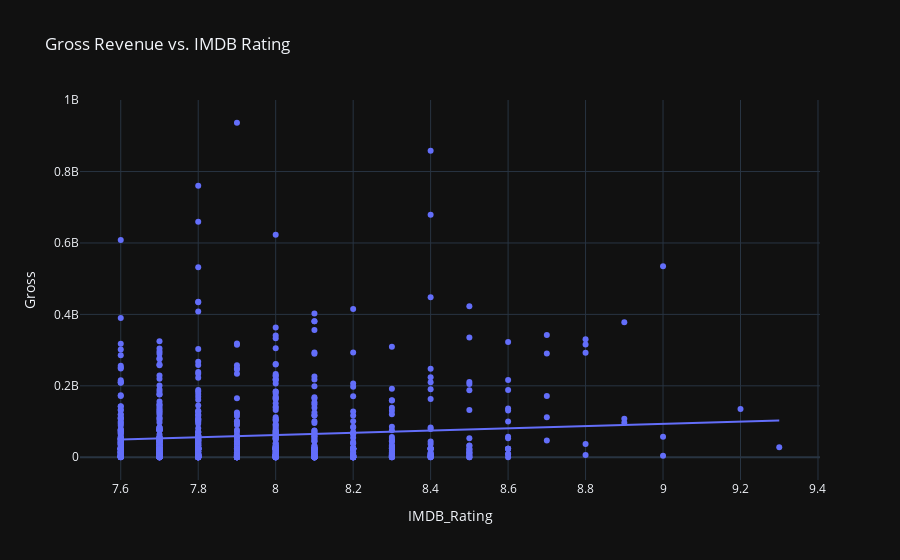

Here is the notebook cell this chart was saved with:
### Markdown cell above
This scatter plot visualizes the relationship between a movie's IMDB rating and its gross revenue. It helps us understand if there’s a trend that higher-rated movies tend to earn more at the box office.

### Code cell
import plotly.express as px

# Create a scatter plot of Gross vs. IMDB Rating
fig = px.scatter(df, x='IMDB_Rating', y='Gross', title='Gross Revenue vs. IMDB Rating', trendline='ols')
fig.show()

### Figure 1 — Plotly figure (JSON) as saved in the notebook; plotly's stock layout.template omitted (floating-point values rounded to 4 significant figures; data arrays with more than 128 entries replaced by an {"elided": "..."} marker saying what was removed)
{"data": [{"hovertemplate": "IMDB_Rating=%{x}<br>Gross=%{y}<extra></extra>", "legendgroup": "", "marker": {"color": "#636efa", "symbol": "circle"}, "mode": "markers", "name": "", "orientation": "v", "showlegend": false, "x": {"elided": "1000 float values"}, "xaxis": "x", "y": {"elided": "1000 float values"}, "yaxis": "y", "type": "scatter"}, {"hovertemplate": "<b>OLS trendline</b><br>Gross = 3.14826e+07 * IMDB_Rating + -1.89751e+08<br>R<sup>2</sup>=0.007313<br><br>IMDB_Rating=%{x}<br>Gross=%{y} <b>(trend)</b><extra></extra>", "legendgroup": "", "marker": {"color": "#636efa", "symbol": "circle"}, "mode": "lines", "name": "", "showlegend": false, "x": {"elided": "1000 float values"}, "xaxis": "x", "y": {"elided": "1000 float values"}, "yaxis": "y", "type": "scatter"}], "layout": {"xaxis": {"anchor": "y", "domain": [0.0, 1.0], "title": {"text": "IMDB_Rating"}}, "yaxis": {"anchor": "x", "domain": [0.0, 1.0], "title": {"text": "Gross"}}, "legend": {"tracegroupgap": 0}, "title": {"text": "Gross Revenue vs. IMDB Rating"}}}
